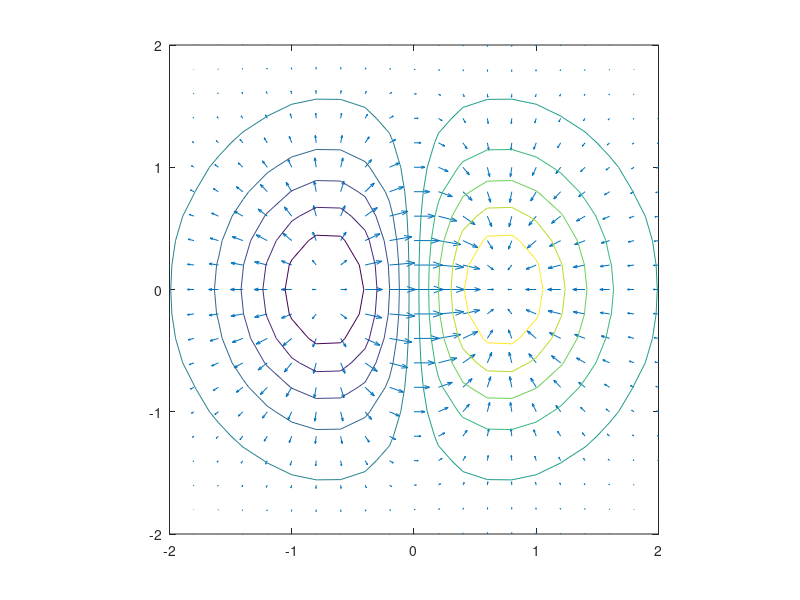

Recreate this plot in MATLAB.
spacing = 0.2;
[X,Y] = meshgrid(-2:spacing:2);
Z = X.*exp(-X.^2 - Y.^2);
[DX,DY] = gradient(Z,spacing);
quiver(X,Y,DX,DY)
hold on
contour(X,Y,Z)
axis equal
hold off;
